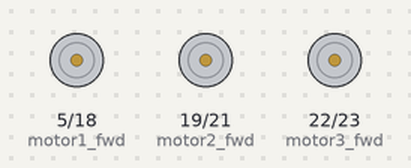
A program run on a simulated ESP32. Parts: motor-driver pin pairs drawn as motors (green arrow = first pin HIGH = forward, orange = second pin HIGH = backward, longer = more drive). What the program prints to the serial monitor is not drawn.

Above: at 0.1 s.
At 1.1 s:
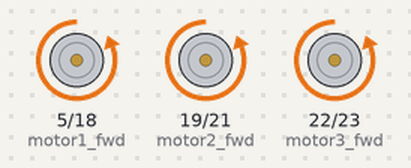
Timing chart, 0 to 2.6 s (numbered marks = the images above):
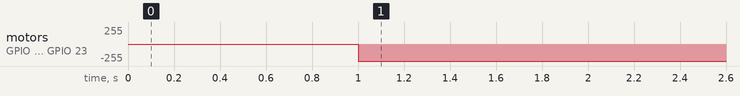

Measured:
- by itself, motor on GPIO 5 (motor1_fwd) / GPIO 18 (motor1_rev), motor on GPIO 19 (motor2_fwd) / GPIO 21 (motor2_rev), motor on GPIO 22 (motor3_fwd) / GPIO 23 (motor3_rev): stopped → backward 255/255 at 1.0 s

The program:

main.cpp
```cpp
// ideas: possibly add check of tether connection so motors can be shut off if control connection is broken

#include <Arduino.h>
#include <HardwareSerial.h>

const int TXD2 = 17;
const int RXD2 = 16;

const int motor1_fwd = 5; //maybe CHANGE LATER
const int motor1_rev = 18;
const int motor2_fwd = 19; //MOTOR CONTROLLERS
const int motor2_rev = 21;
const int motor3_fwd = 22; //motor 1 left fwd, 2 right fwd, 3 up/dn
const int motor3_rev = 23;

const int light_relay = 24; //prob change later

const int enable_motors_pin = 25; // motor enable pins on motor driver (maybe wire to +5V)

void off(void);
void run(void);
void controlOutput(int motor1_thrust, int motor2_thrust, int motor3_thrust, int lights_on);

enum State {
    // likely unnessesary but this could be helpful to be able to switch between control modes
    MOTORS_OFF = 0,
    MAIN = 1
};

State state;

HardwareSerial TetherSerial(2);

void setup() {
    Serial.begin(115200);
    TetherSerial.begin(1000);

    pinMode(motor1_fwd, OUTPUT);
    pinMode(motor1_rev, OUTPUT);
    pinMode(motor2_fwd, OUTPUT);
    pinMode(motor2_rev, OUTPUT);
    pinMode(motor3_fwd, OUTPUT);
    pinMode(motor3_rev, OUTPUT);
    //possibly other pins, sensors, controls, etc...

    digitalWrite(enable_motors_pin, HIGH);
}

void loop() {
    switch(state){
        case(MOTORS_OFF):
        off();
        break;

        case(MAIN):
        run();
        break;
    }
}

void off(){
    Serial.println("powered off");
    delay(1000);
    //logic to turn on
    state = MAIN; // do not keep it like this
}

void run(){
    String command = "";
    char input;

    if (TetherSerial.available()){
        char input = TetherSerial.read();
    }

    if (input == '<'){
        // start of new control message,
        input = TetherSerial.read();
        while (input != '>'){
            if (TetherSerial.available()){
                command += input; //check the logic here, there might be problems
            }
        }
    }
    Serial.println(command); //for debugging

    int A_index = command.indexOf('A');
    int B_index = command.indexOf('B');
    int C_index = command.indexOf('C');
    int D_index = command.indexOf('D');

    String A_val = command.substring(A_index, A_index + 3);
    String B_val = command.substring(B_index, B_index + 3);
    String C_val = command.substring(C_index, C_index + 3);
    String D_val = command.substring(D_index, D_index + 1);

    // debugging
    Serial.print("A: ");
    Serial.println(A_val);
    Serial.print("B: ");
    Serial.println(B_val);
    Serial.print("C: ");
    Serial.println(C_val);
    Serial.print("D: ");
    Serial.println(D_val);

    int motor1_thrust = A_val.toInt() - 255; // will this error if there's a letter in there? maybe add something to handle that
    int motor2_thrust = B_val.toInt() - 255; // the values are offset by 255 to not have to send a negative
    int motor3_thrust = C_val.toInt() - 255; // these repetitive lines could all probably be a for loop
    int lights_on = D_val.toInt();

    controlOutput(motor1_thrust, motor2_thrust, motor3_thrust, lights_on);
}

void controlOutput(int motor1_thrust, int motor2_thrust, int motor3_thrust, int lights_on){
    if (motor1_thrust < 0){
        analogWrite(motor1_rev, motor1_thrust * -1); // change to positive. I think it needs to be positive
    }
    else{
        analogWrite(motor1_fwd, motor1_thrust);
    }

    if (motor2_thrust < 0){
        analogWrite(motor2_rev, motor2_thrust * -1);
    }
    else{
        analogWrite(motor2_fwd, motor2_thrust);
    }

    if (motor3_thrust < 0){
        analogWrite(motor3_rev, motor3_thrust * -1);
    }
    else{
        analogWrite(motor3_fwd, motor3_thrust);
    }

    if (lights_on == 0){
        digitalWrite(light_relay, HIGH); // high is off, I think this could make if fail lights on which I think is better
    }
    else{
        digitalWrite(light_relay, LOW); // is this neccessary?
    }
}
```
